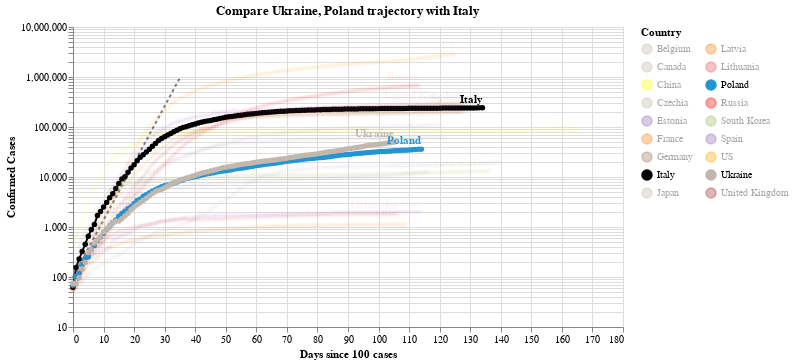

Source (notebook cell):
### Code cell
#hide_input
chart2 = make_since_chart(dff2, ['Ukraine', 'Poland'], baseline_countries)
chart2

### Figure 1 — Vega-Lite specification as saved in the notebook (floating-point values rounded to 4 significant figures; data arrays with more than 128 entries replaced by an {"elided": "..."} marker saying what was removed)
{"config": {"view": {"continuousWidth": 400, "continuousHeight": 300}}, "layer": [{"data": {"name": "data-628230001892d6798b50651be41d1b3e"}, "mark": {"type": "line", "color": "black", "opacity": 0.5, "strokeDash": [3, 3]}, "encoding": {"x": {"type": "quantitative", "field": "Days since 100 cases"}, "y": {"type": "quantitative", "field": "Confirmed Cases"}}}, {"data": {"name": "data-82b8e781aee89ab26d24d80b4b476fea"}, "mark": {"type": "line", "point": true}, "encoding": {"color": {"type": "nominal", "field": "Country", "legend": {"columns": 2}, "scale": {"domain": ["Belgium", "Canada", "China", "Czechia", "Estonia", "France", "Germany", "Italy", "Japan", "Latvia", "Lithuania", "Poland", "Russia", "South Korea", "Spain", "US", "Ukraine", "United Kingdom"], "range": ["#C1B7AD", "#C1B7AD", "yellow", "#C1B7AD", "#9467bd", "#F58518", "#9D755D", "black", "#C1B7AD", "#F58518", "#E45756", "#2495D3", "red", "#A1BA59", "#9467bd", "orange", "#C1B7AD", "brown"]}}, "opacity": {"condition": {"value": 1, "selection": "selector003"}, "value": 0.05}, "tooltip": [{"type": "nominal", "field": "Country"}, {"type": "temporal", "field": "Date"}, {"type": "quantitative", "field": "Confirmed Cases"}, {"type": "quantitative", "field": "Days since 100 cases"}], "x": {"type": "quantitative", "field": "Days since 100 cases"}, "y": {"type": "quantitative", "field": "Confirmed Cases", "scale": {"type": "log"}}}, "selection": {"selector003": {"type": "multi", "fields": ["Country"], "bind": "legend", "init": [{"Country": "Ukraine"}, {"Country": "Poland"}, {"Country": "Italy"}]}}, "width": 550}, {"data": {"name": "data-82b8e781aee89ab26d24d80b4b476fea"}, "mark": {"type": "text", "align": "right", "dy": -8, "fontWeight": "bold"}, "encoding": {"color": {"type": "nominal", "field": "Country", "legend": {"columns": 2}, "scale": {"domain": ["Belgium", "Canada", "China", "Czechia", "Estonia", "France", "Germany", "Italy", "Japan", "Latvia", "Lithuania", "Poland", "Russia", "South Korea", "Spain", "US", "Ukraine", "United Kingdom"], "range": ["#C1B7AD", "#C1B7AD", "yellow", "#C1B7AD", "#9467bd", "#F58518", "#9D755D", "black", "#C1B7AD", "#F58518", "#E45756", "#2495D3", "red", "#A1BA59", "#9467bd", "orange", "#C1B7AD", "brown"]}}, "opacity": {"condition": {"value": 1, "selection": "selector003"}, "value": 0.05}, "text": {"type": "nominal", "field": "Country"}, "tooltip": [{"type": "nominal", "field": "Country"}, {"type": "temporal", "field": "Date"}, {"type": "quantitative", "field": "Confirmed Cases"}, {"type": "quantitative", "field": "Days since 100 cases"}], "x": {"type": "quantitative", "field": "Days since 100 cases"}, "y": {"type": "quantitative", "field": "Confirmed Cases", "scale": {"type": "log"}}}, "transform": [{"filter": "(datum['Date'] >= 1593907200000)"}], "width": 550}], "title": "Compare Ukraine, Poland trajectory with Italy", "$schema": "https://vega.github.io/schema/vega-lite/v4.0.2.json", "datasets": {"data-628230001892d6798b50651be41d1b3e": [{"Days since 100 cases": 0, "Confirmed Cases": 100.0}, {"Days since 100 cases": 1, "Confirmed Cases": 130.0}, {"Days since 100 cases": 2, "Confirmed Cases": 169.0}, {"Days since 100 cases": 3, "Confirmed Cases": 219.7}, {"Days since 100 cases": 4, "Confirmed Cases": 285.6}, {"Days since 100 cases": 5, "Confirmed Cases": 371.3}, {"Days since 100 cases": 6, "Confirmed Cases": 482.7}, {"Days since 100 cases": 7, "Confirmed Cases": 627.5}, {"Days since 100 cases": 8, "Confirmed Cases": 815.7}, {"Days since 100 cases": 9, "Confirmed Cases": 1060.0}, {"Days since 100 cases": 10, "Confirmed Cases": 1379.0}, {"Days since 100 cases": 11, "Confirmed Cases": 1792.0}, {"Days since 100 cases": 12, "Confirmed Cases": 2330.0}, {"Days since 100 cases": 13, "Confirmed Cases": 3029.0}, {"Days since 100 cases": 14, "Confirmed Cases": 3937.0}, {"Days since 100 cases": 15, "Confirmed Cases": 5119.0}, {"Days since 100 cases": 16, "Confirmed Cases": 6654.0}, {"Days since 100 cases": 17, "Confirmed Cases": 8650.0}, {"Days since 100 cases": 18, "Confirmed Cases": 11250.0}, {"Days since 100 cases": 19, "Confirmed Cases": 14620.0}, {"Days since 100 cases": 20, "Confirmed Cases": 19000.0}, {"Days since 100 cases": 21, "Confirmed Cases": 24710.0}, {"Days since 100 cases": 22, "Confirmed Cases": 32120.0}, {"Days since 100 cases": 23, "Confirmed Cases": 41750.0}, {"Days since 100 cases": 24, "Confirmed Cases": 54280.0}, {"Days since 100 cases": 25, "Confirmed Cases": 70560.0}, {"Days since 100 cases": 26, "Confirmed Cases": 91730.0}, {"Days since 100 cases": 27, "Confirmed Cases": 119300.0}, {"Days since 100 cases": 28, "Confirmed Cases": 155000.0}, {"Days since 100 cases": 29, "Confirmed Cases": 201500.0}, {"Days since 100 cases": 30, "Confirmed Cases": 262000.0}, {"Days since 100 cases": 31, "Confirmed Cases": 340600.0}, {"Days since 100 cases": 32, "Confirmed Cases": 442800.0}, {"Days since 100 cases": 33, "Confirmed Cases": 575600.0}, {"Days since 100 cases": 34, "Confirmed Cases": 748300.0}, {"Days since 100 cases": 35, "Confirmed Cases": 972800.0}], "data-82b8e781aee89ab26d24d80b4b476fea": {"elided": "2246 records"}}}
